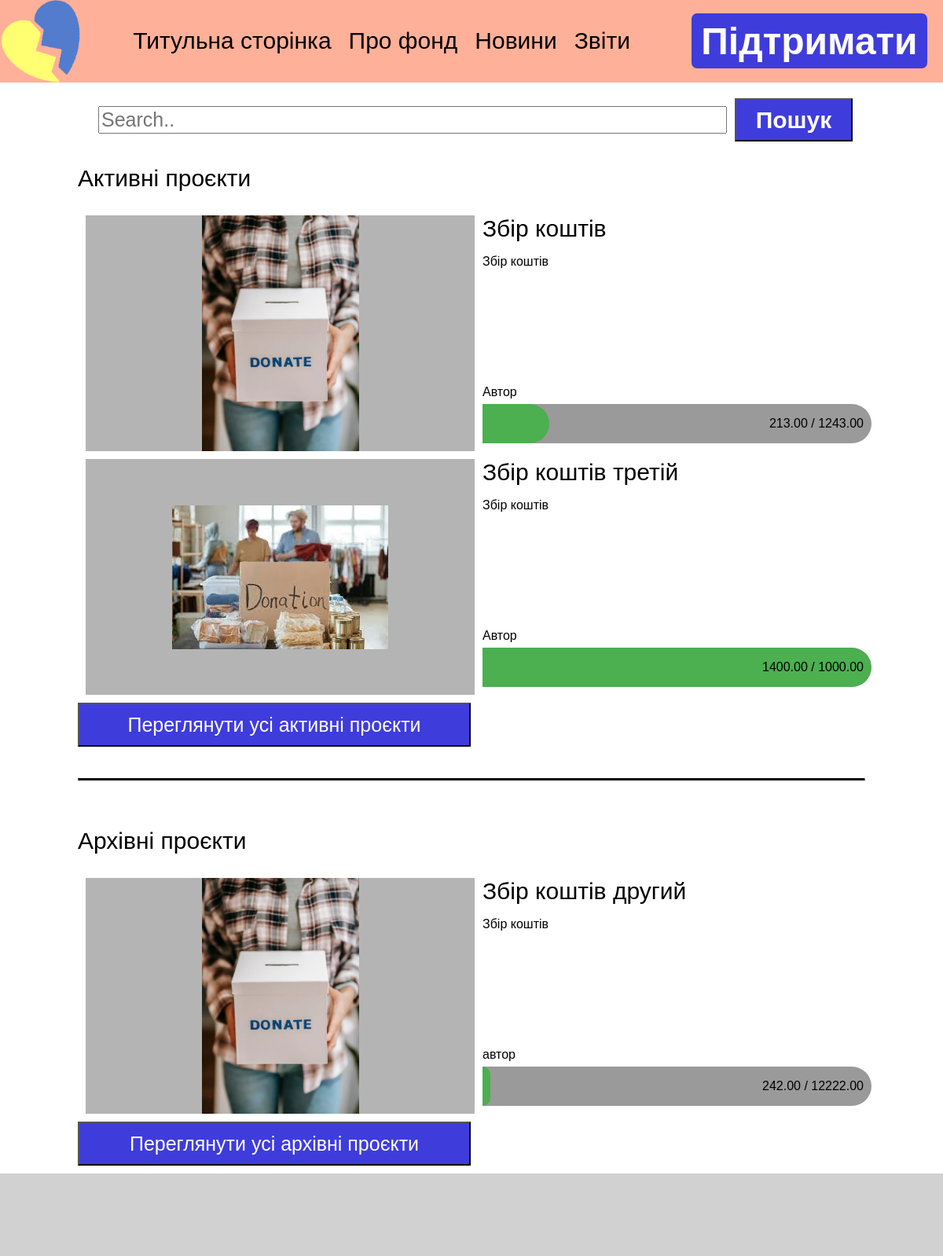
The page /projects/ on the database as committed earlier.
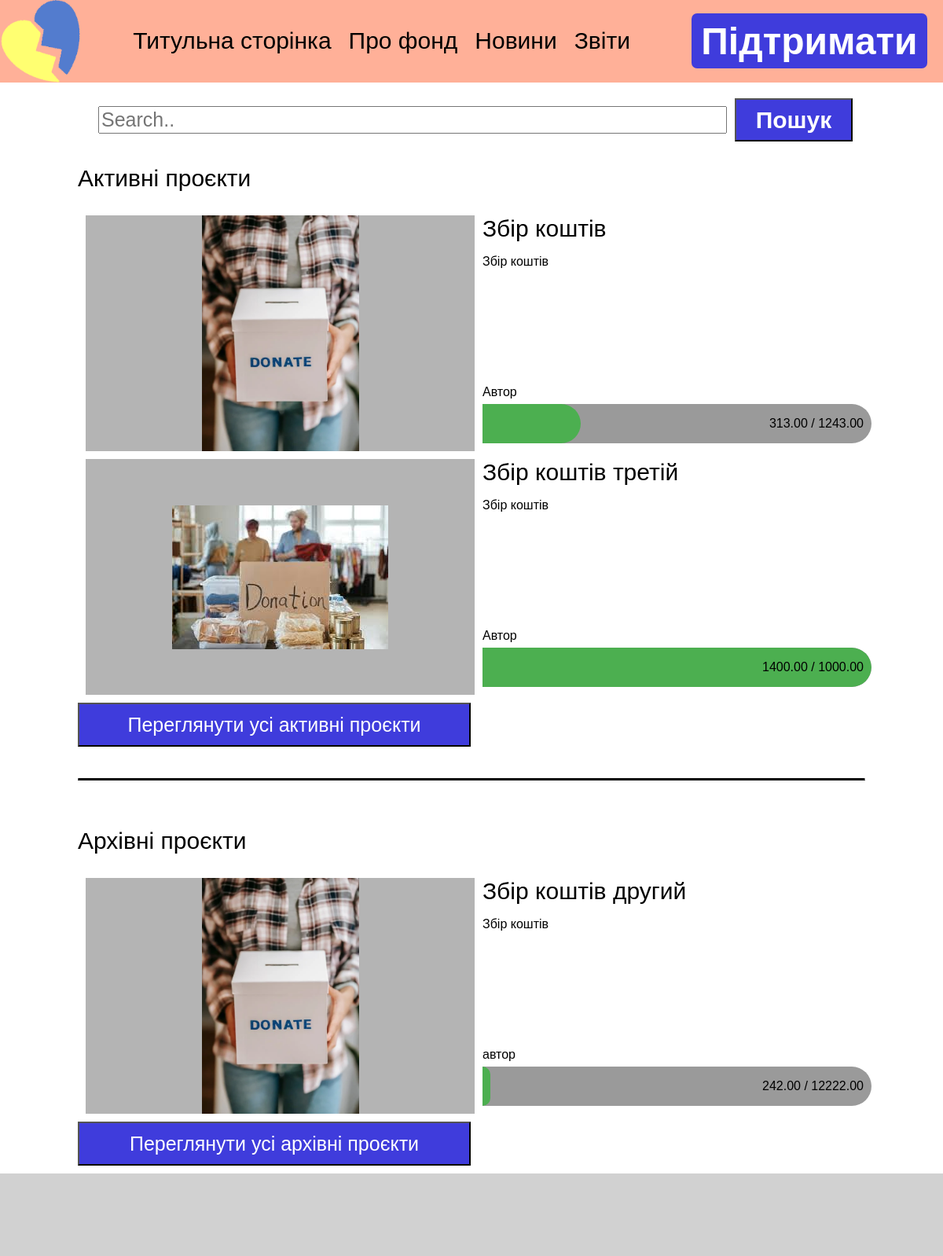
The same page on the database as committed later.
### UAFOND/models.py (models this page shows)
class Projects(models.Model):
    id = models.AutoField(primary_key=True)
    title = models.CharField(max_length=100, null=False, blank=False)
    author = models.CharField(max_length=100, null=False, blank=False)
    text = models.TextField()
    img = models.ImageField(upload_to='projects/')
    req_money = models.DecimalField(max_digits=20, decimal_places=2, null=False)
    coll_money = models.DecimalField(max_digits=20, decimal_places=2, null=False)
    active = models.BooleanField(default=True, null=False)

### UAFOND/views.py (the view)
# urls.py: path('projects/', views.projects, name='projects'),
def projects(request):
    projects = Projects.objects.all().order_by("-id")
    return render(request, 'projects.html', {'projects': projects})

### templates/projects.html (shortened to what this page needs)
<html lang="uk-UA">
<head>
    {% load static %}
</head>
<body>
    <div id="highbar">
        <img src = "{% static 'label.png' %}">
        <ul>
            <li><a href="{% url 'main' %}">Титульна сторінка</a></li>
            <li><a href="{% url 'about' %}">Про фонд</a></li>
            <li><a href="{% url 'news' %}">Новини</a></li>
            <li><a href="{% url 'report' %}">Звіти</a></li>
        </ul>
        <button onclick="window.location.href='{% url 'support' %}'">Підтримати</button>
    </div>
    {%block content%}
    <div id = "searchbar_field">
        <input id="searchbar" type="text" placeholder="Search..">
        <button id="search">Пошук</button>
    </div>
    <div id="proj_space">
        <div id="active_projects">
            <p class="title"> Активні проєкти <p>
            {%for project in projects|slice:":3" %}
                {%if project.active%}
                    <div class="project">
                        <div class="proj_img">
                            <img src="{{ MEDIA_URL }}{{ project.img.url }}" alt="Image">
                        </div>
                        <div class = "infoblock">
                            <div class="proj_textblock">
                                <a class="title" href="{% url 'proj' project.id %}">{{project.title}}</a>
                                <p class="text">{{project.text}}</p>
                                <p class="author">{{project.author}}</p>
                            </div>
                            <div class="proj_moneybar" data-coll-money="{{ project.coll_money }}" data-req-money="{{ project.req_money }}">
                                <div class="fulled_bar">
                                </div>
                                <p class="money">{{ project.coll_money }} / {{ project.req_money }}</p>
                            </div>
                        </div>
                    </div>
                {%endif%}
            {% endfor %}
            <button class="more_button" id="act_only" onclick="window.location.href='{% url 'act_projects' %}'">Переглянути усі активні проєкти</button>
        </div>
        <hr>
        <div id="arhived_projects">
            <p class="title"> Архівні проєкти <p>
            {%for project in projects|slice:":3"%}
                {%if not project.active%}
                    <div class="project">
                        <div class="proj_img">
                            <img src="{{ MEDIA_URL }}{{ project.img.url }}" alt="Image">
                        </div>
                        <div class = "infoblock">
                            <div class="proj_textblock">
                                <a class="title" href="{% url 'proj' project.id %}">{{project.title}}</a>
                                <p class="text">{{project.text}}</p>
                                <p class="author">{{project.author}}</p>
                            </div>
                            <div class="proj_moneybar" data-coll-money="{{ project.coll_money }}" data-req-money="{{ project.req_money }}">
                                <div class="fulled_bar">
                                </div>
                                <p class="money">{{ project.coll_money }} / {{ project.req_money }}</p>
                            </div>
                        </div>
                    </div>
                {%endif%}
            {% endfor %}
            <button class="more_button" id="acrch_only" onclick="window.location.href='{% url 'arch_projects' %}'">Переглянути усі архівні проєкти</button>
        </div>
    </div>
    {% endblock %}
    <div id="lowbar">
    </div>
    <link rel="stylesheet" type="text/css" href="{% static 'projects.css' %}">
</body>
</html>

### static/projects.css (style rules this page uses)
html, body { margin: 0; padding: 0; min-width: 1100px; }
#highbar { background-color: #FFB098; position: relative; top: 0px; left: 0%; right: 0%; margin: 0; padding: 0; height: 105px; display: flex; justify-content: space-between; }
#highbar ul { list-style-type: none; margin-top: 35px; padding: 0; display: inline-block; }
#highbar ul li { font-family: 'MyCustomFont', sans-serif; display: inline-block; font-size: 30px; white-space: nowrap; margin-right: 50px; margin-left: 50px; }
#highbar ul li a { color: inherit; text-decoration: none; }
@media screen and (max-width: 1440px) { #highbar ul li { margin-right: 9px; margin-left: 9px; } }
#highbar button { float: right; font-family: 'MyCustomFont', sans-serif; margin: 17px; margin-right: 20px; height: 70px; width: 300px; border-radius: 7px; border-width: 0px; font-size: 48px; background-color: #3F3CDC; font-weight: bold; color: #FFFFFF; cursor: pointer; }
#searchbar_field { display: flex; justify-content: center; width: 100%; margin-top: 20px; height: auto; }
#searchbar { font-family: 'MyCustomFont', sans-serif; font-size: 25px; width: 800px; margin: 10px; }
#search { width: 150px; font-family: 'MyCustomFont', sans-serif; background-color: #3F3CDC; font-size: 30px; font-weight: bold; color: #FFFFFF; cursor: pointer; }
#proj_space { display: grid; justify-content: center; width: 100%; margin-bottom: 105px; }
#active_projects { width: 1000px; justify-content: center; }
#arhived_projects { width: 1000px; justify-content: center; }
.more_button { font-family: 'MyCustomFont', sans-serif; height: 56px; width: 500px; background-color: #3F3CDC; color: #FFFFFF; font-size: 25px; margin-bottom: 10px; cursor: pointer; }
.project { display: flex; position: relative; width: 100%; height: 300px; margin: 10px; font-family: 'MyCustomFont', sans-serif; }
.proj_img { width: 500px; height: 300px; background-color: rgb(180, 180, 180); display: flex; justify-content: center; align-items: center; }
.proj_img img { max-width: 100%; max-height: 100%; }
.infoblock { display: flex; flex-direction: column; position: relative; width: 500px; height: 100%; margin-left: 10px; }
.proj_textblock { display: flex; flex-direction: column; position: relative; width: 100%; height: 250px; }
.title { font-family: 'MyCustomFont', sans-serif; font-size: 30px; white-space: nowrap; overflow: hidden; text-overflow: ellipsis; width: 100%; box-sizing: border-box; color: inherit; text-decoration: none; }
.text { position: relative; flex: 1; word-wrap: break-word; overflow-wrap: break-word; overflow: hidden; }
.author { position: relative; white-space: nowrap; box-sizing: border-box; }
.proj_moneybar { position: absolute; height: 50px; bottom: 10px; width: 100%; background-color: rgb(154, 154, 154); border-radius: 0 30px 30px 0; overflow: hidden; }
.fulled_bar { position: absolute; height: 100%; background-color: rgb(76, 175, 80); border-radius: 0 30px 30px 0; }
.proj_moneybar.full .fulled_bar { border-radius: 0 30px 30px 0; }
.money { position: absolute; display: flex; right: 10px; white-space: nowrap; box-sizing: border-box; }
#proj_space hr { border-top: 1px solid black; border-bottom: 2px solid black; width: 1000px; margin-top: 30px; margin-bottom: 30px; }
#lowbar { position: fixed; background-color: rgb(209, 209, 209); bottom: 0px; left: 0%; right: 0%; margin-top: 0; padding: 0; height: 105px; width: 100xp; display: flex; justify-content: space-between; clear: both; }

Rows that differ between the two databases and show on the page:
changed Projects (number 1 of 3 on the later page): coll_money "213.00" → "313.00"
